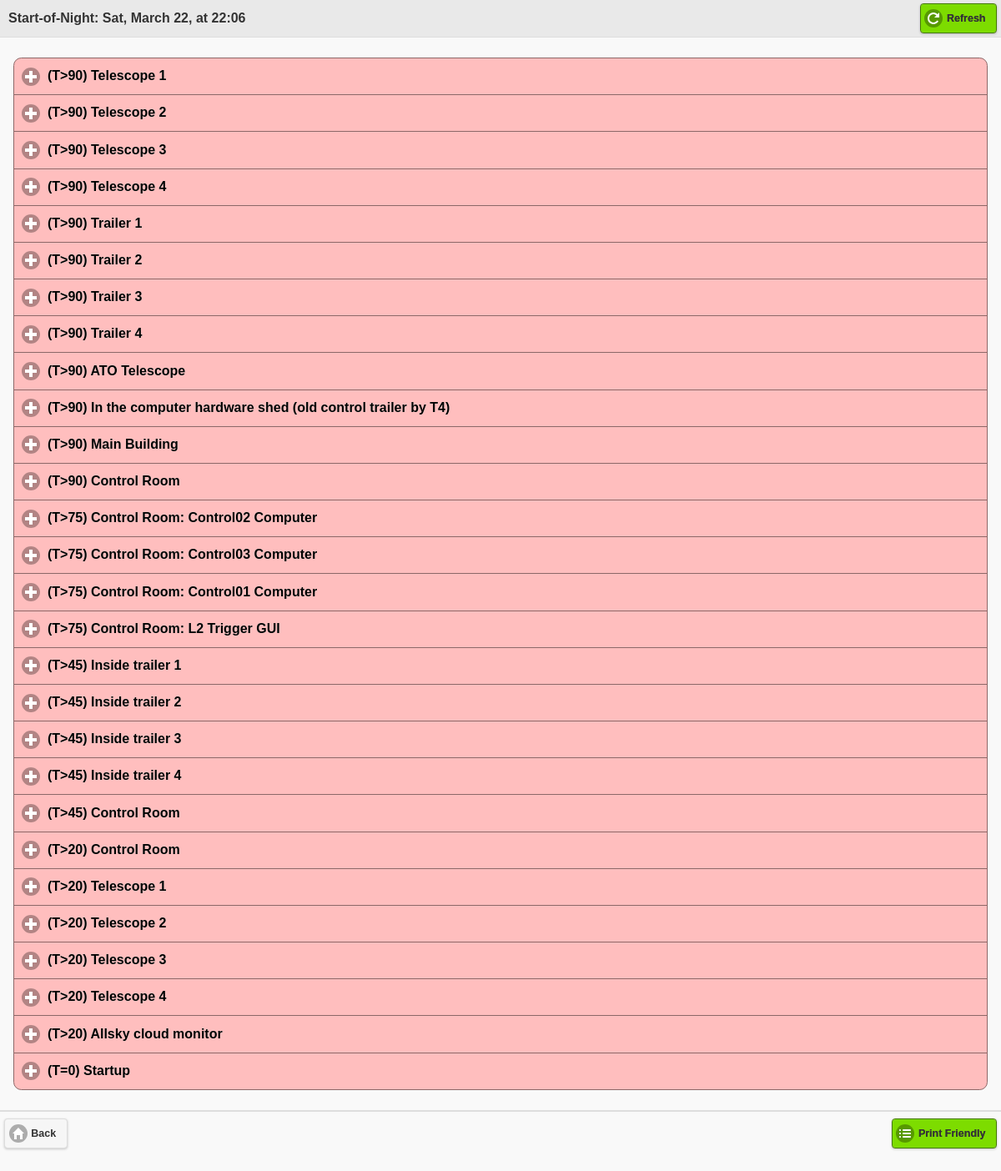
/beta/6/ (signed in), run on the app's committed database.
### beta/models.py (models this page shows, shortened)
class List(models.Model):
	name = models.CharField(max_length=200)
	display_name = models.CharField(max_length=30)
	pub_date = models.DateTimeField('date published')
	observers_list = models.CharField(max_length=60, default="")

class ChoiceGroup(models.Model):
	parent = models.ForeignKey(List)
	group_text = models.CharField(max_length = 150)
	subtext = models.CharField(max_length=80, default=" ")
	def get_swatch(self):
		total=0
		checked=0
		for choice in self.choice_set.all():
			total = total + 1
			if choice.isChecked:
				checked = checked + 1
		if checked==total:
			return "b"
		if checked==0:
			return "c"
		return "d"

### beta/views.py (the view)
# urls.py: url(r'^(?P<list_id>\d+)/$', views.detail, name='detail'),
def detail(request, list_id):
	if not request.user.is_authenticated():
		return render(request, 'beta/login.html', {'error_message': "Please log in"})
	if request.method=="POST":
		choiceid = request.POST['choiceid']
		choicechecked = request.POST['choicechecked']
		vlist = get_object_or_404(List, pk=list_id)
		if request.user.username not in vlist.observers_list:
			vlist.observers_list = vlist.observers_list + ", "+request.user.username
		vchoice = Choice.objects.get(id=choiceid)
		vchoice.isChecked = not vchoice.isChecked
		last_change = str( strftime("%H:%M", localtime()))
		vchoice.last_date=last_change
		vchoice.last_user=request.POST['username']
		vchoice.save()
		return HttpResponseRedirect(reverse('detail', args=(vlist.id,)))
	else:
		vlist = get_object_or_404(List, pk=list_id)
		return render(request, 'beta/detail.html', {'vlist': vlist})

### beta/templates/beta/detail.html (shortened to what this page needs)
<html>
{% load staticfiles %}
<head>
	<link rel="stylesheet" href="{% static "beta/beta-theme.min.css" %}" />
	<link rel="stylesheet" href="{% static "beta/jquery.mobile.icons.min.css" %}" />
	<link rel="stylesheet" href="{% static "beta/jquery.mobile.structure-1.4.2.min.css" %}" />
</head>
<body>
<div data-role="page">
	<div data-role="header" data-position="fixed">
	<h3 style="text-align:left; margin-left:10px;">{{vlist.name}}</h3>
	<a href="javascript:history.go(0)" class="ui-btn-right" data-theme="b" data-icon="refresh">Refresh</a>
</div>
<div data-role="main" class="ui-content">
	<div data-role="collapsible-set">
		{% for group in vlist.choicegroup_set.all %}
			<div data-role="collapsible"
				data-collapsed="true"
				data-theme="{{ group.get_swatch }}"
				>
				<h1>{{group.group_text}}</h1>
			</div>
		{% endfor %}
	</div>
</div>
<div data-role="footer">
	<a href="{% url 'index' %}" class="ui-btn-left" data-icon="Home">Back</a>
	<a href="{% url 'print_friendly' vlist.id %}" class="ui-btn-right" data-theme="b" data-icon="bullets">Print Friendly</a>
</div>
</body>
</html>

### data on the page
List: name "Start-of-Night: Sat, March 22, at 22:06"
ChoiceGroup: group_text "(T>90) Telescope 1"
ChoiceGroup: group_text "(T>90) Telescope 2"
ChoiceGroup: group_text "(T>90) Telescope 3"
ChoiceGroup: group_text "(T>90) Telescope 4"
ChoiceGroup: group_text "(T>90) Trailer 1"
ChoiceGroup: group_text "(T>90) Trailer 2"
ChoiceGroup: group_text "(T>90) Trailer 3"
ChoiceGroup: group_text "(T>90) Trailer 4"
ChoiceGroup: group_text "(T>90) ATO Telescope"
ChoiceGroup: group_text "(T>90) In the computer hardware shed (old control trailer by T4)"
ChoiceGroup: group_text "(T>90) Main Building"
ChoiceGroup: group_text "(T>90) Control Room"
ChoiceGroup: group_text "(T>75) Control Room: Control02 Computer"
ChoiceGroup: group_text "(T>75) Control Room: Control03 Computer"
ChoiceGroup: group_text "(T>75) Control Room: Control01 Computer"
ChoiceGroup: group_text "(T>75) Control Room: L2 Trigger GUI"
ChoiceGroup: group_text "(T>45) Inside trailer 1"
ChoiceGroup: group_text "(T>45) Inside trailer 2"
ChoiceGroup: group_text "(T>45) Inside trailer 3"
ChoiceGroup: group_text "(T>45) Inside trailer 4"
ChoiceGroup: group_text "(T>45) Control Room"
ChoiceGroup: group_text "(T>20) Control Room"
ChoiceGroup: group_text "(T>20) Telescope 1"
ChoiceGroup: group_text "(T>20) Telescope 2"
ChoiceGroup: group_text "(T>20) Telescope 3"
ChoiceGroup: group_text "(T>20) Telescope 4"
ChoiceGroup: group_text "(T>20) Allsky cloud monitor"
ChoiceGroup: group_text "(T=0) Startup"
